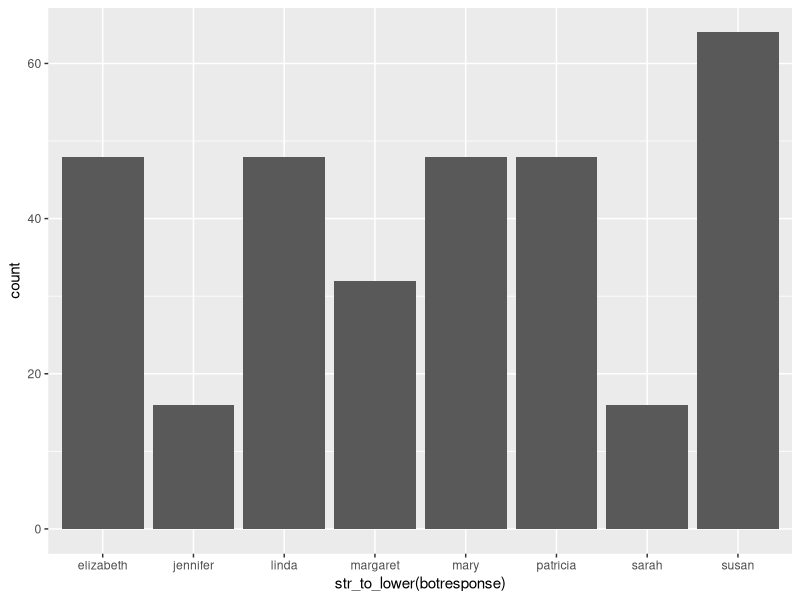
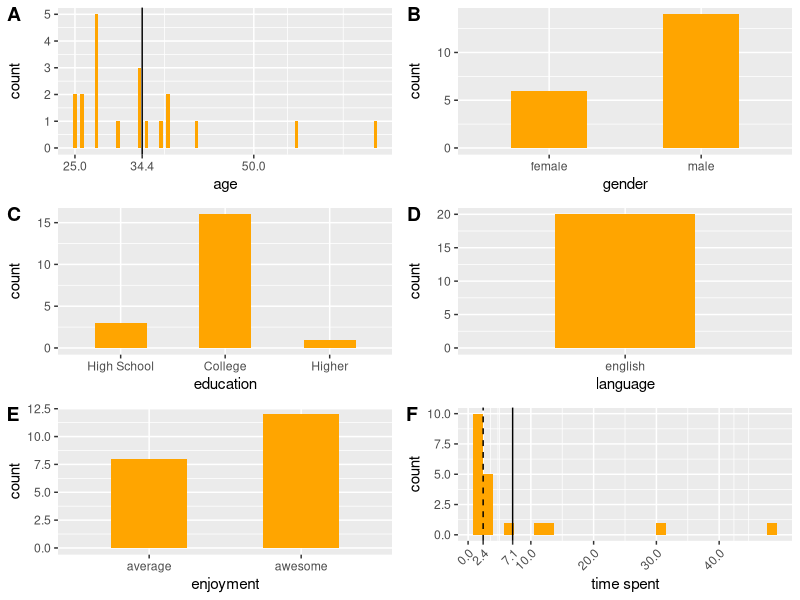
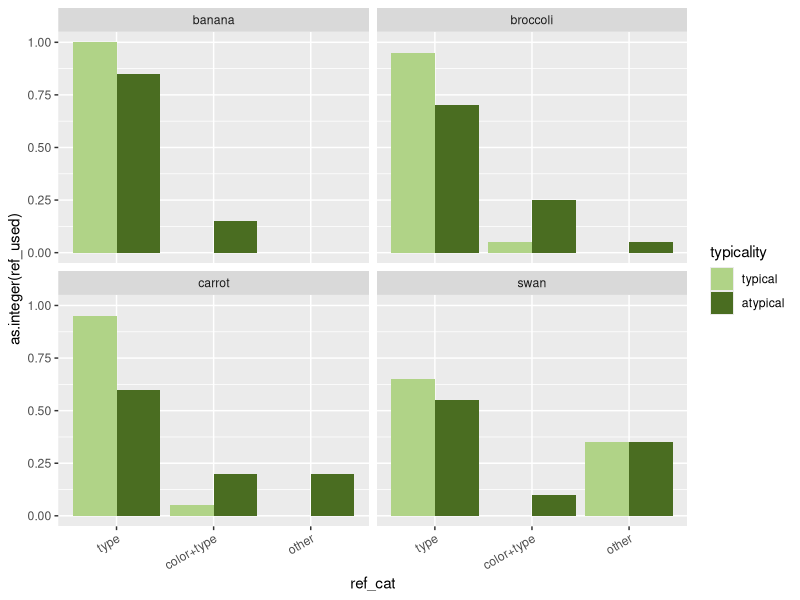
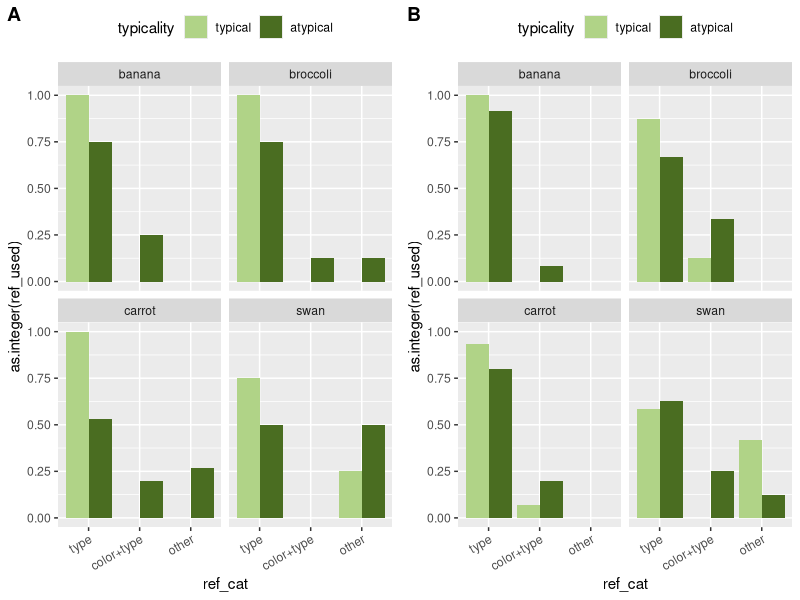
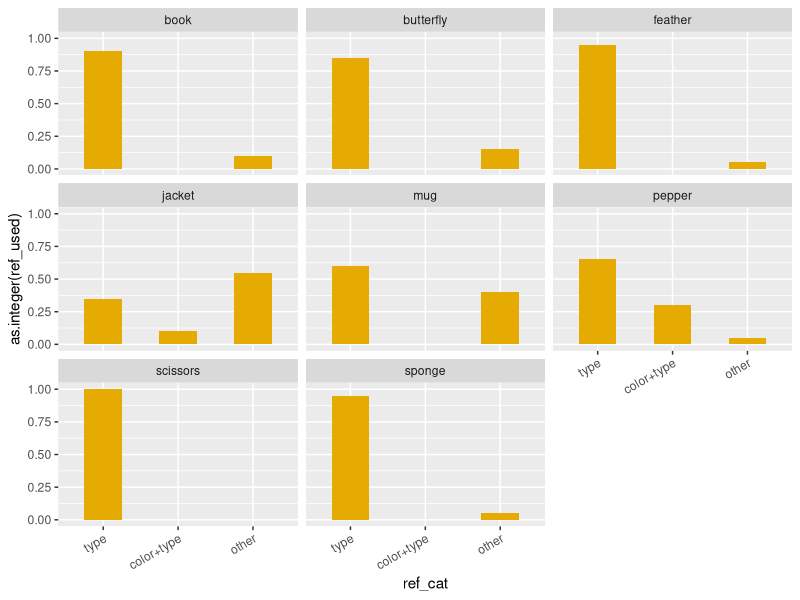
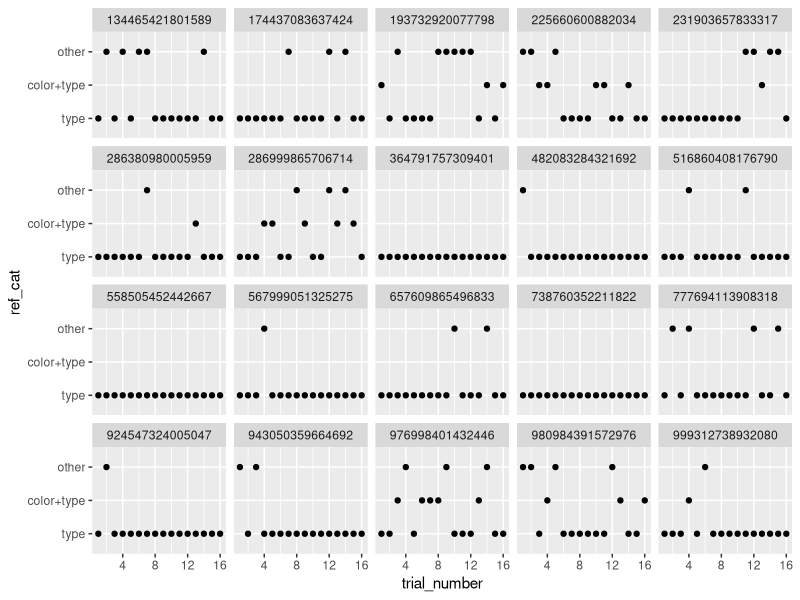

Generate these figures, in order, with R:
## ---- chunk 1
knitr::opts_chunk$set(echo = TRUE)
## ---- chunk 2
library(cowplot)
library(plyr)
library(tidyverse)
library(here)

df_import = read_csv(here("data","01_norming","01_pilot","05_OMP-freeprod","data.csv")) %>%
  # exclude test
  # weird filter property that it will exclude NAs
  filter(is.na(comments) | comments != "TEST")
## ---- chunk 3
ggplot(df_import,aes(x=str_to_lower(botresponse))) +
  geom_histogram(stat="count")
## ---- chunk 4

df_clean = df_import %>% 
  # exclude multiple submissions
  arrange(startTime) %>% 
  distinct(anon_worker_id,trial_number, .keep_all = TRUE) %>% 
  # exclude participants who didn't do the hit correctly or were confused (self reportedly)
  filter(HitCorrect==1)
  # exclude participants who are more than 2 std away from median responses
  # group_by(anon_worker_id) %>%
  # filter()

# number of participants before exclusion (20)
length(unique(df_import$anon_worker_id))
# number of participants after exclusion (20)
length(unique(df_clean$anon_worker_id))


df = df_clean %>%
  select(item,refexp,trial_number,anon_worker_id) %>% 
  rename(col_item = item)
## ---- chunk 5
# other info
engl_spellings = c("english", "englis", "eng", "engilsh", "englsh", "en")

df_subj = df_clean %>% 
  select(age,gender,education,languages,enjoyment,timeSpent,HitCorrect,comments,anon_worker_id) %>% 
  distinct() %>% 
  mutate_at(vars(languages), funs(str_to_lower(.))) %>% 
  mutate_at(vars(languages), funs(ifelse(. %in% engl_spellings, "english", .))) %>% 
  mutate(lang=ifelse(languages == "english","english","other")) %>% 
  mutate_at(vars(age), funs(as.integer(.))) %>% 
  mutate_at(vars(enjoyment), 
            funs(ifelse(.==1,"average",
                        ifelse(.==2,"awesome","other")))) %>% 
  mutate(edu = ifelse(str_detect(education,"high_school"),"High School",
                      ifelse(str_detect(education,"college"),"College","Higher"))) %>% 
  mutate_at(vars(edu), funs(fct_relevel(.,"High School", "College", "Higher")))


mean_age = round(mean(df_subj$age),digits = 1)
p_age = ggplot(df_subj,aes(x=age)) +
  geom_bar(width = .5,
           fill = "orange") +
  geom_vline(xintercept= mean_age) +
  scale_x_continuous(breaks=c(25,50,75,mean_age))

p_gen = ggplot(df_subj,aes(x=gender)) +
  geom_bar(width = .5,
           fill = "orange")

p_edu = ggplot(df_subj,aes(x=edu)) +
  geom_bar(width = .5,
           fill = "orange") +
  xlab("education")
  # theme(axis.text.x = element_text(angle = 25, hjust = 1))

p_lang = ggplot(df_subj,aes(x=lang)) +
  geom_bar(width = .5,
           fill = "orange") +
  xlab("language")
  # theme(axis.text.x = element_text(angle=45,hjust=1))

p_enj = ggplot(df_subj,aes(x=enjoyment)) +
  geom_bar(width = .5,
           fill = "orange")

mean_time = round(mean(df_subj$timeSpent), digits = 1)
median_time = round(median(df_subj$timeSpent), digits = 1)
p_time = ggplot(df_subj,aes(x=timeSpent)) +
  geom_histogram(fill = "orange") +
  geom_vline(xintercept=mean_time) +
  geom_vline(xintercept=median_time,linetype="dashed") +
  scale_x_continuous(breaks=c(median_time,mean_time,floor(0),floor(10),floor(20),floor(30),floor(40))) +
  xlab("time spent") +
  theme(axis.text.x = element_text(angle = 45, hjust = 1))

plot_grid(p_age,p_gen,p_edu,p_lang,p_enj,p_time, labels = "AUTO", ncol = 2, align = 'v')

## ---- chunk 6

typical_list = c(
  "green_broccoli",
	"orange_carrot",
	"white_swan",
	"yellow_banana"
)

atypical_list = c(
  "red_broccoli",
	"white_carrot",
	"green_swan",
	"orange_banana"
)

df_plot = df %>%
  # separate color and type
  separate(col_item, c("color", "item"), sep = "_", remove = FALSE) %>%
  # repair compound nouns
  mutate_at(vars(item), 
            funs(ifelse(item=="bellpepper","pepper",item))) %>% 
  # transform utterances to lower case
  mutate_at(vars(refexp),
            funs(str_to_lower(.))) %>%
  # correct misspellings
  mutate(refexp_corrected = case_when(
    refexp == "saba banana"  ~ "banana",
    (refexp == "siccors" | refexp == "scissor") ~ "scissors",
    refexp == "brocholi"  ~ "broccoli",
    refexp == "feahter"  ~ "feather",
    TRUE ~ refexp
  )) %>% 
  # repair compound nouns
  mutate_at(vars(refexp_corrected), 
            funs(str_replace_all(.,"bell pepper","pepper"))) %>% 
  # typicality categorization
  mutate(typicality = case_when(
    col_item %in% typical_list ~ "typical",
    col_item %in% atypical_list ~ "atypical",
    TRUE ~ "non-cd"
  )) %>% 
  # make columns according to utterance types
  mutate(
         # uncomment this, then color_modifier not only contains the exact 
         # color-type combination, but every refexp that contains the color
         # utt_color_modified = str_detect(refexp_corrected,color),
         utt_color_modified = refexp_corrected == paste(color,item,sep=" "),
         utt_type_only = refexp_corrected == item,
         utt_other = ifelse(!utt_color_modified & !utt_type_only, T, F)
  ) %>% 
  gather(ref_cat,ref_used,utt_color_modified,utt_type_only,utt_other) %>% 
  # change order of factor levels in ref_cat
  mutate_at(vars(ref_cat),
            funs(fct_relevel(ref_cat,"utt_type_only","utt_color_modified","utt_other"))) %>% 
  # rename factor levels in ref_cat
  mutate_at(vars(ref_cat),
            funs(mapvalues(ref_cat, 
                           from=c("utt_type_only", "utt_color_modified", "utt_other"),
                           to=c("type", "color+type", "other")))) %>%
  # change order of factor levels in typicality
  mutate_at(vars(typicality), 
            funs(fct_relevel(typicality,"typical","atypical","non-cd"))) 
## ---- chunk 7

df_cd = df_plot %>% 
  filter(typicality!="non-cd") %>% 
  group_by(anon_worker_id, item) %>% 
  mutate(trial = ifelse(trial_number == min(trial_number), 1, 2)) %>% 
  ungroup() 

# df_cd %>% 
#   filter(ref_used == TRUE,
#          ref_cat == "utt_other") %>% 
#   select(col_item, refexp_corrected) %>% 
#   arrange(col_item)

# all

ggplot(df_cd,aes(x=ref_cat,
                 y=as.integer(ref_used),
                 fill=typicality)) +
  facet_wrap(vars(item)) +
  # mean
  stat_summary(fun.y = "mean",
               geom = "bar",
               position = position_dodge(width = 0.9)) +
  # error bars 
  stat_summary(fun.data = "mean_cl_boot",
               geom = "linerange",
               color = "darkgrey",
               position = position_dodge(width = 0.9)) +
  theme(axis.text.x = element_text(angle = 30, hjust = 1)) +
  scale_fill_manual(values=c("#b0d387", "#4a6d21"))
## ---- chunk 8

# first trial

first_trial = ggplot(df_cd[df_cd$trial==1,],aes(x=ref_cat,
                 y=as.integer(ref_used),
                 fill=typicality)) +
  facet_wrap(vars(item)) +
  # mean
  stat_summary(fun.y = "mean",
               geom = "bar",
               position = position_dodge(width = 0.9)) +
  # error bars 
  stat_summary(fun.data = "mean_cl_boot",
               geom = "linerange",
               color = "darkgrey",
               position = position_dodge(width = 0.9)) +
  theme(axis.text.x = element_text(angle = 30, hjust = 1)) +
  scale_fill_manual(values=c("#b0d387", "#4a6d21")) +
  theme(legend.position = "top")

# second trial

second_trial = ggplot(df_cd[df_cd$trial==2,],aes(x=ref_cat,
                 y=as.integer(ref_used),
                 fill=typicality)) +
  facet_wrap(vars(item)) +
  # mean
  stat_summary(fun.y = "mean",
               geom = "bar",
               position = position_dodge(width = 0.9)) +
  # error bars 
  stat_summary(fun.data = "mean_cl_boot",
               geom = "linerange",
               color = "darkgrey",
               position = position_dodge(width = 0.9)) +
  theme(axis.text.x = element_text(angle = 30, hjust = 1)) +
  scale_fill_manual(values=c("#b0d387", "#4a6d21")) +
  theme(legend.position = "top")

plot_grid(first_trial,second_trial, labels = "AUTO", ncol = 2, align = 'v')
## ---- chunk 9

df_noncd = df_plot %>% 
  filter(typicality=="non-cd")

# df_noncd %>% 
#   filter(ref_used == TRUE,
#          ref_cat == "utt_other") %>% 
#   select(col_item, refexp_corrected) %>% 
#   arrange(col_item)

ggplot(df_noncd,aes(x=ref_cat,
                 y=as.integer(ref_used))) +
  facet_wrap(vars(item)) +
  # mean
  stat_summary(fun.y = "mean",
               geom = "bar",
               # position = position_dodge(width = 0.9),
               fill = "#E6AB02",
               width = .5) +
  # error bars 
  stat_summary(fun.data = "mean_cl_boot",
               geom = "linerange",
               color = "darkgrey",
               position = position_dodge(width = 0.9)) +
  theme(axis.text.x = element_text(angle = 30, hjust = 1))
  # scale_fill_manual(values=c("#b0d387", "#4a6d21"))

## ---- chunk 10
df_part = df_plot %>% 
  filter(ref_used)

ggplot(df_part,aes(x=trial_number,y=ref_cat)) +
  facet_wrap(vars(anon_worker_id)) +
  geom_point()
